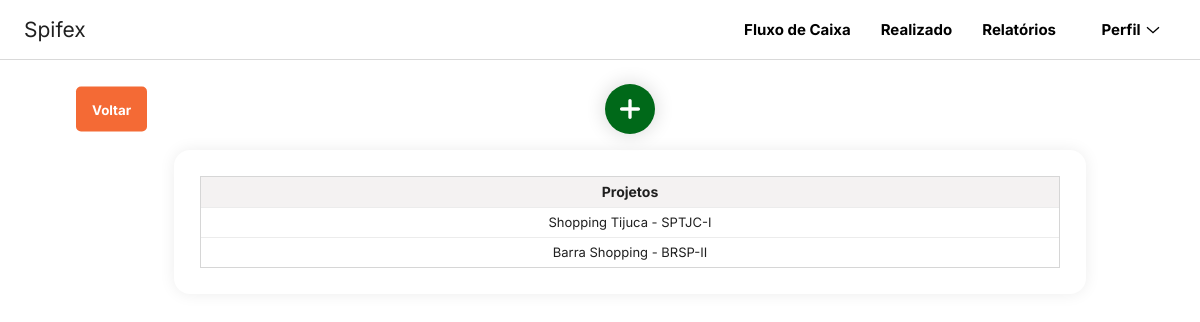
The app's page /configuracoes/projetos/ with its own data.
### projects/models.py (models this page shows)
class Projects(models.Model):
    project_name = models.CharField(max_length = 100)
    project_code = models.CharField(max_length = 100)
    project_type = models.CharField(max_length = 100)
    project_description = models.CharField(max_length = 256)
    uuid_project = models.UUIDField(null=True, blank=True)

### projects/views.py (the view)
# urls.py: path('', views.projects, name='projects'),
def projects(request):
    if request.method =="GET":
        projects_list = Projects.objects.all().order_by('id')
        context = {
            'Projects_list': projects_list,
        }
        return render(request, 'projects.html', context)

### projects/templates/projects.html (shortened to what this page needs)
{% load static %}
{% load currency_filters %}
{% load number_filters %}
{% load add_decimal %}
<!DOCTYPE html>
<html lang="pt-br">
<head>
    <link rel="stylesheet" type="text/css" href="{% static 'css/projects.css' %}">
    <link rel="stylesheet" type="text/css" href="{% static 'css/styles.css' %}">
</head>
<body>
    <nav class="navigation-bar">
        <div class="navigation-bar__logo">
            <a href="{% url 'cash_flow:cash_flow' %}" class="navigation-bar__logo--spifex-logo">Spifex</a>
        </div>
        <div class="navigation-bar__tabs">
            <div class="navigation-bar__tabs--tabs">
                <div class="tabs__buttons-list">
                    <a href="{% url 'cash_flow:cash_flow' %}"><button class="tab-button tabs__buttons-list--cash-flow-page">Fluxo de Caixa</button></a>
                    <a href="{% url 'settled_entry:settled_entry' %}"><button class="tab-button tabs__buttons-list--settled-page">Realizado</button></a>
                    <a href="{% url 'reports:reports' %}"><button class="tab-button tabs__buttons-list--reports-page">Relatórios</button></a>
                    <div class="tabs__buttons-list--profile-container">
                        <button class="profile-container__account-button">
                            <span class="profile-container__account-button--typography">
                                <div class="profile-container__account-button--details">
                                    <span class="details__text">Perfil</span>
                                        <div class="profile-container__content--svg">
                                            <svg fill="none" viewBox="0 0 24 24" role="none" style="flex: 1 1 0%;"><path fill="currentColor" fill-rule="evenodd" d="m12 17.338 9.665-8.59-1.33-1.495L12 14.662l-8.335-7.41-1.33 1.495L12 17.338Z" clip-rule="evenodd"></path>
                                            </svg>
                                        </div>
                                </div>
                            </span>
                        </button>
                    </div>
                </div>
            </div>
        </div>
    </nav>
    <main class="main">
        <section class="container-buttons">
            <a href="{% url 'settings:settings' %}"><input type="button" class="button-back" name="button-back" value="Voltar"></a>
            <button class="button-add add-project">
            </button>
        </section>
        <div class="box-grid-projects">
            <div class="projects-table-wrapper">
                <table class="projects-table">
                    <thead class="projects-table__head">
                        <tr class="projects-table__head--row">
                            <th class="projects-col" scope="col">Projetos</th>
                        </tr>
                    </thead>
                    <tbody class="projects-table__body">
                        {% for projects_item in Projects_list %}
                        <tr class="projects-table__body--row" scope="row" data-id-project="{{ projects_item.id }}" data-uuid-project="{{ projects_item.uuid_project }}">
                            <td class="project-row">{{ projects_item.project_name }} - {{ projects_item.project_code }}</td>
                        </tr>
                        {% endfor %}
                    </tbody>
                </table>
            </div>
        </div>
    </main>
</body>
</html>

### projects/static/css/projects.css (style rules this page uses)
.container-buttons { display: flex; position: relative; flex-direction: row; justify-content: center; align-items: center; margin: 1.5rem 1rem 1rem 1rem; }
.button-back { position: absolute; border: none; height: 45px; color: var(--white); font-weight: 700; padding: 0.7rem 1rem; border-radius: 5px; background-color: var(--main-color); top: 50%; transform: translateY(-50%); transition: var(--transition-effect1) var(--transition-duration2); }
.button-add { margin: 0px auto; width: 50px; height: 50px; border-radius: 50%; border: none; font-weight: 600; display: flex; align-items: center; justify-content: center; box-shadow: 0px 0px 20px #0000002a; cursor: pointer; transition-duration: var(--transition-duration1); overflow: hidden; position: relative; }
.add-project { background-color: var(--color5); }
.svgIcon { width: 40px; transition-duration: var(--transition-duration1); }
.add-project::before { position: absolute; top: -20px; color: var(--white); transition-duration: var(--transition-duration1); font-size: 2px; }
.box-grid-projects { width: 80%; height: auto; margin: 0 auto; padding: 1.625rem 1.625rem; background-color: var(--white); border-radius: 1rem; box-shadow: var(--box-shadow1); }
.projects-table-wrapper { max-height: 450px; overflow-y: auto; display: block; border: 0.5px solid #d6d6d6; margin: auto; scrollbar-width: thin; scrollbar-color: rgba(0,0,0,0.5) transparent; }
.projects-table { border-collapse: collapse; width: 100%; font-family: var(--primary-font); color: #202020; border-spacing: 0; }
.projects-table th { padding: 0; font-size: 14px; font-weight: 700; color: #202020; }
.projects-table td { font-size: 13px; font-weight: 400; }
.projects-table tbody tr { height: 30px; border-top: 1px solid #ececec; transition: 0.3s all ease; }
.projects-table__head { position: sticky; top: 0; height: 30px; background-color: var(--color2); z-index: 1; backdrop-filter: (5px); color: #202020; }
.projects-table__body--row { height: 35px; text-align: center; }

### records on screen
Projects: project_name "Shopping Tijuca", project_code "SPTJC-I"
Projects: project_name "Barra Shopping", project_code "BRSP-II"
